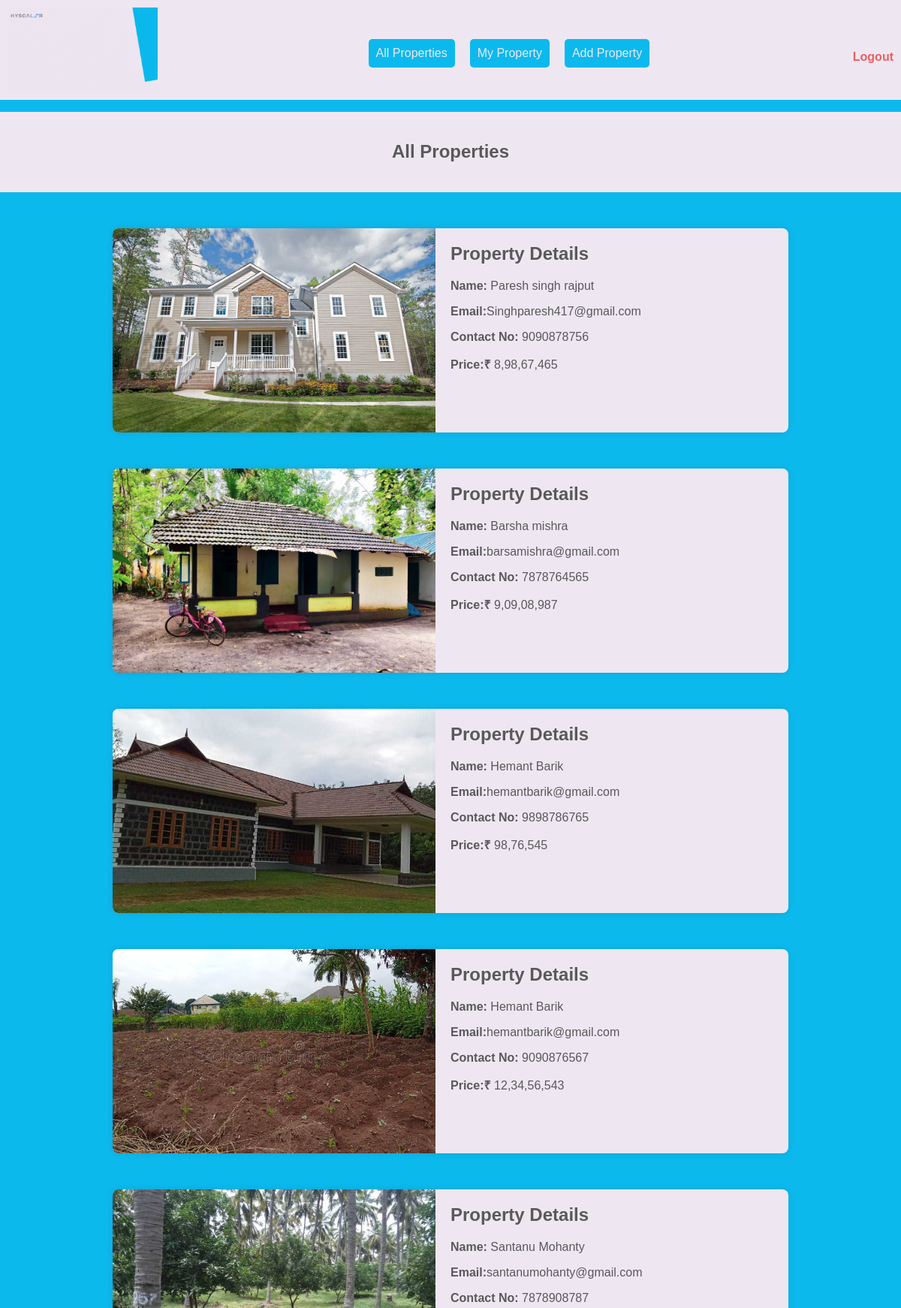
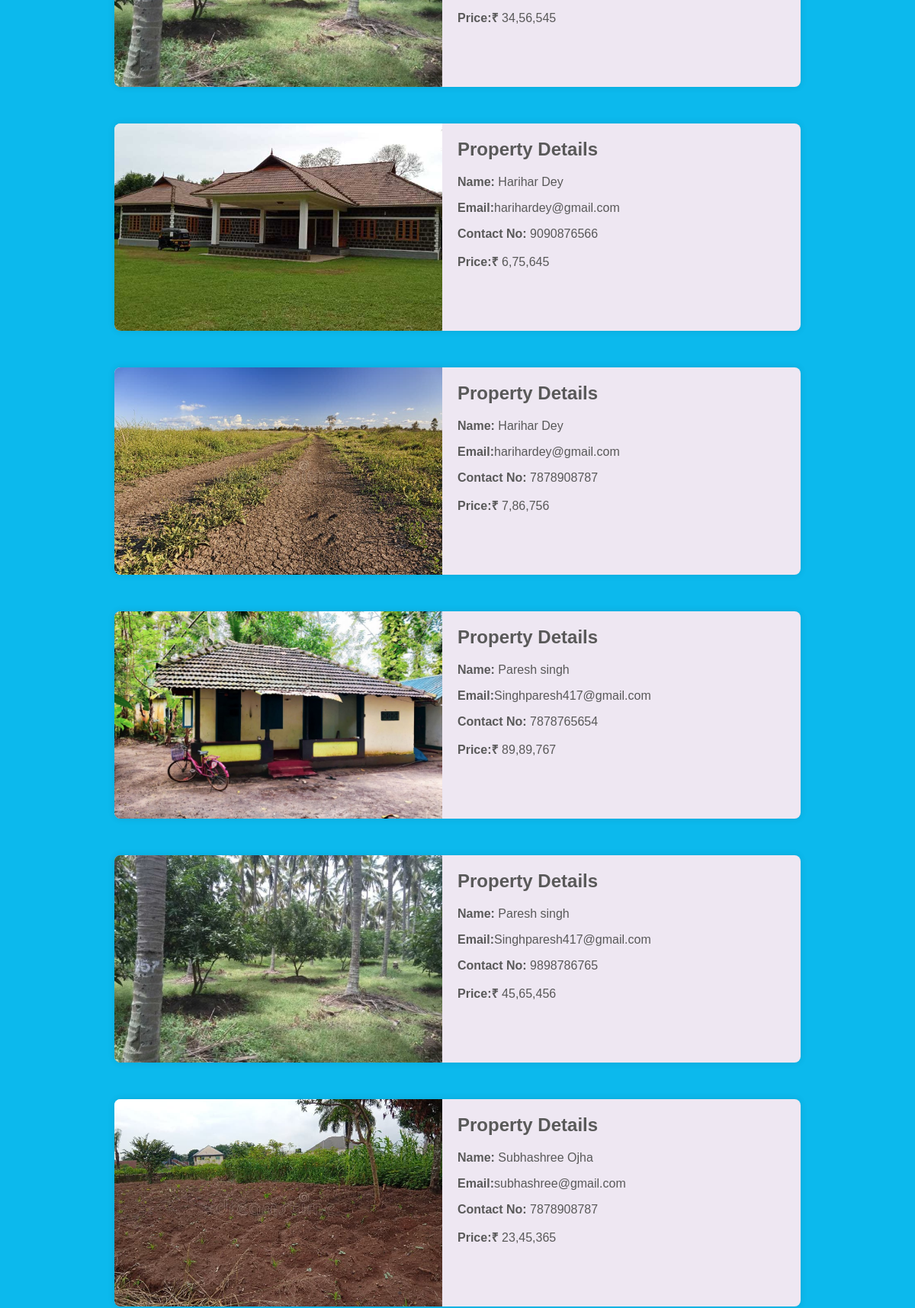
The app's page /userPages/allProp.php (upper part) with its own data (2 pictures, top to bottom).
### tables this page shows
CREATE TABLE `property` (
  `id` int(10) NOT NULL,
  `name` varchar(255) NOT NULL,
  `email` varchar(255) NOT NULL,
  `contact` varchar(255) NOT NULL,
  `landPic` varchar(255) NOT NULL,
  `price` varchar(255) NOT NULL
);

### userPages/allProp.php (the view, shortened to what this page needs)
<?php
include 'userNav.php';
?>
<link rel="stylesheet" href="CSS/allProp.css">
<div class="property-heading">
    <h2>All Properties</h2>
  </div>
  <?php
$myquery = "SELECT * FROM `property`";
$query_run1 = mysqli_query($con,$myquery);
 while($output = mysqli_fetch_array($query_run1)){
    ?>
    <div class="container">
    <div class="left">
      <img src="dbimg/<?php echo $output['landPic'];?>" alt="Property Image">
    </div>
    <div class="right">
      <h2>Property Details</h2>
      <p><strong>Name:</strong> <?php echo $output['name'];?></p>
      <p><b>Email:</b><?php echo $output['email'];?></p>
      <p><strong>Contact No:</strong> <?php echo $output['contact'];?></p>
      <p><strong>Price:₹</strong> <?php echo $output['price'];?></p>
    </div>
  </div>
    <?php
 }
include 'userFooter.php';
?>

### userPages/CSS/userNav.css (style rules this page uses)
body { margin: 0; font-family: Arial, sans-serif; background-color: #0CB9ED; color: #FFF; }

### userPages/CSS/allProp.css (style rules this page uses)
.property-heading { text-align: center; padding: 20px; background-color: #EEE7F2; color: #595959; margin-top: 1pc; }
.container { display: flex; flex-wrap: wrap; max-width: 900px; margin: 0 auto; background-color: #EEE7F2; color: #595959; border-radius: 8px; box-shadow: 0 0 10px rgba(0, 0, 0, 0.1); margin-bottom: 20px; margin-top: 3pc; }
.left, .right { flex: 1; border-radius: 8px; box-sizing: border-box; }
.left img { width: 100%; height: 17pc; object-fit: cover; display: block; border-radius: 8px 0 0 8px; }
.right { padding: 20px; }
.right h2 { margin-top: 0; }

### records on screen
property: landPic (picture), name "Paresh singh rajput", email "Singhparesh417@gmail.com", contact "9090878756", price "8,98,67,465"
property: landPic (picture), name "Barsha mishra", email "barsamishra@gmail.com", contact "7878764565", price "9,09,08,987"
property: landPic (picture), name "Hemant Barik", email "hemantbarik@gmail.com", contact "9898786765", price "98,76,545"
property: landPic (picture), name "Hemant Barik", email "hemantbarik@gmail.com", contact "9090876567", price "12,34,56,543"
property: landPic (picture), name "Santanu Mohanty", email "santanumohanty@gmail.com", contact "7878908787", price "34,56,545"
property: landPic (picture), name "Harihar Dey", email "harihardey@gmail.com", contact "9090876566", price "6,75,645"
property: landPic (picture), name "Harihar Dey", email "harihardey@gmail.com", contact "7878908787", price "7,86,756"
property: landPic (picture), name "Paresh singh", email "Singhparesh417@gmail.com", contact "7878765654", price "89,89,767"
property: landPic (picture), name "Paresh singh", email "Singhparesh417@gmail.com", contact "9898786765", price "45,65,456"
property: landPic (picture), name "Subhashree Ojha", email "subhashree@gmail.com", contact "7878908787", price "23,45,365"
